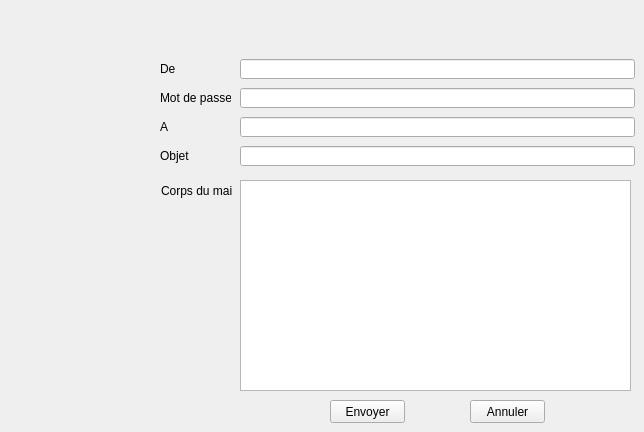
     <widget class="QWidget" name="tab_5">
      <attribute name="title">
       <string>Mail</string>
      </attribute>
      <widget class="QLineEdit" name="to">
       <property name="geometry">
        <rect>
         <x>240</x>
         <y>117</y>
         <width>395</width>
         <height>20</height>
        </rect>
       </property>
      </widget>
      <widget class="QLineEdit" name="paswd">
       <property name="geometry">
        <rect>
         <x>240</x>
         <y>88</y>
         <width>395</width>
         <height>20</height>
        </rect>
       </property>
       <property name="inputMask">
        <string/>
       </property>
       <property name="echoMode">
        <enum>QLineEdit::Password</enum>
       </property>
      </widget>
      <widget class="QLabel" name="label_30">
       <property name="geometry">
        <rect>
         <x>160</x>
         <y>146</y>
         <width>71</width>
         <height>20</height>
        </rect>
       </property>
       <property name="text">
        <string>Objet</string>
       </property>
      </widget>
      <widget class="QLineEdit" name="from">
       <property name="geometry">
        <rect>
         <x>240</x>
         <y>59</y>
         <width>395</width>
         <height>20</height>
        </rect>
       </property>
      </widget>
      <widget class="QLabel" name="label_40">
       <property name="geometry">
        <rect>
         <x>160</x>
         <y>88</y>
         <width>71</width>
         <height>20</height>
        </rect>
       </property>
       <property name="text">
        <string>Mot de passe</string>
       </property>
      </widget>
      <widget class="QLabel" name="label_78">
       <property name="geometry">
        <rect>
         <x>160</x>
         <y>59</y>
         <width>71</width>
         <height>20</height>
        </rect>
       </property>
       <property name="text">
        <string>De</string>
       </property>
      </widget>
      <widget class="QLineEdit" name="subject">
       <property name="geometry">
        <rect>
         <x>240</x>
         <y>146</y>
         <width>395</width>
         <height>20</height>
        </rect>
       </property>
      </widget>
      <widget class="QPushButton" name="mailsent">
       <property name="geometry">
        <rect>
         <x>470</x>
         <y>400</y>
         <width>75</width>
         <height>23</height>
        </rect>
       </property>
       <property name="text">
        <string>Annuler</string>
       </property>
      </widget>
      <widget class="QLabel" name="label_108">
       <property name="geometry">
        <rect>
         <x>160</x>
         <y>117</y>
         <width>71</width>
         <height>20</height>
        </rect>
       </property>
       <property name="text">
        <string>A</string>
       </property>
      </widget>
      <widget class="QLabel" name="label_110">
       <property name="geometry">
        <rect>
         <x>161</x>
         <y>179</y>
         <width>71</width>
         <height>24</height>
        </rect>
       </property>
       <property name="text">
        <string>Corps du mail</string>
       </property>
      </widget>
      <widget class="QPushButton" name="sendMail">
       <property name="geometry">
        <rect>
         <x>330</x>
         <y>400</y>
         <width>75</width>
         <height>23</height>
        </rect>
       </property>
       <property name="text">
        <string>Envoyer</string>
       </property>
      </widget>
      <widget class="QTextEdit" name="msg">
       <property name="geometry">
        <rect>
         <x>240</x>
         <y>180</y>
         <width>391</width>
         <height>211</height>
        </rect>
       </property>
      </widget>
     </widget>
